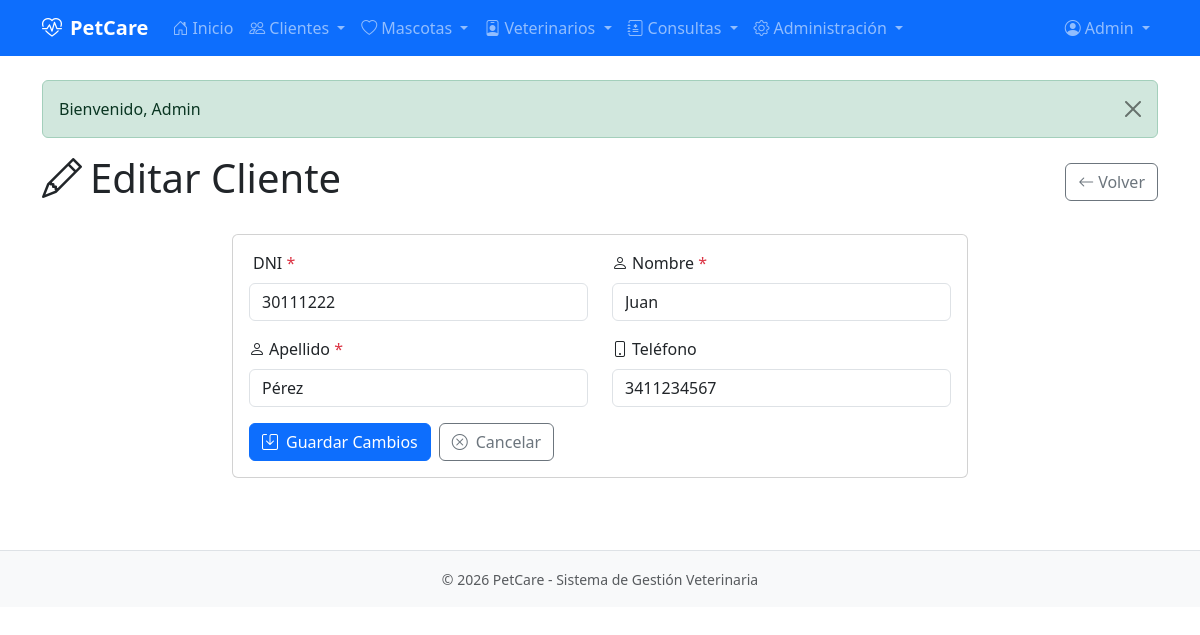
/pages/cliente/editar.php?id=1 (signed in), run on the app's committed database.
### tables this page shows
CREATE TABLE usuarios (
    id_usuario INT AUTO_INCREMENT PRIMARY KEY,
    nombre VARCHAR(50) NOT NULL,
    apellido VARCHAR(50) NOT NULL,
    email VARCHAR(100) NOT NULL UNIQUE,
    password VARCHAR(255) NOT NULL,
    telefono VARCHAR(20),
    id_rol INT NOT NULL DEFAULT 3,
    activo TINYINT(1) NOT NULL DEFAULT 1,
    fecha_registro TIMESTAMP DEFAULT CURRENT_TIMESTAMP,
    CONSTRAINT fk_usuarios_roles FOREIGN KEY (id_rol) REFERENCES roles(id_rol)
);

CREATE TABLE clientes (
    id_cliente INT AUTO_INCREMENT PRIMARY KEY,
    dni VARCHAR(15) NOT NULL UNIQUE,
    nombre VARCHAR(50) NOT NULL,
    apellido VARCHAR(50) NOT NULL,
    telefono VARCHAR(20)
);

### includes/auth.php (called while the page is built, shortened)
<?php
function isLoggedIn() {
    return isset($_SESSION['user_id']);
}
function getCurrentUser() {
    $db = getDB();
    $stmt = $db->prepare("SELECT u.*, r.nombre as rol_nombre FROM usuarios u LEFT JOIN roles r ON u.id_rol = r.id_rol WHERE u.id_usuario = ?");
    $stmt->execute([$_SESSION['user_id']]);
    return $stmt->fetch();
}

### includes/functions.php (called while the page is built, shortened)
<?php
function getClienteById($id) {
    $db = getDB();
    $stmt = $db->prepare("SELECT * FROM clientes WHERE id_cliente = ?");
    $stmt->execute([$id]);
    return $stmt->fetch();
}

### pages/cliente/editar.php (the view, shortened to what this page needs)
<?php
require_once dirname(__DIR__, 2) . '/includes/auth.php';
require_once dirname(__DIR__, 2) . '/includes/functions.php';
$pageTitle = 'Editar Cliente';
$id = $_GET['id'] ?? 0;
$cliente = getClienteById($id);
require_once dirname(__DIR__, 2) . '/includes/header.php';
?>
<div class="d-flex justify-content-between align-items-center mb-4">
    <h1><i class="bi bi-pencil me-2"></i><?php echo $pageTitle; ?></h1>
    <a href="<?php echo APP_URL; ?>/pages/cliente/listar.php" class="btn btn-outline-secondary">
        <i class="bi bi-arrow-left me-1"></i>Volver
    </a>
</div>
<div class="row justify-content-center">
    <div class="col-md-8">
        <div class="card">
            <div class="card-body">
                <form method="POST" novalidate>
                    <div class="row">
                        <div class="col-md-6 mb-3">
                            <label for="dni" class="form-label"><i class="bi bi-badge me-1"></i>DNI <span class="text-danger">*</span></label>
                            <input type="text" class="form-control" id="dni" name="dni" required maxlength="15" value="<?php echo htmlspecialchars($cliente['dni']); ?>">
                        </div>
                        <div class="col-md-6 mb-3">
                            <label for="nombre" class="form-label"><i class="bi bi-person me-1"></i>Nombre <span class="text-danger">*</span></label>
                            <input type="text" class="form-control" id="nombre" name="nombre" required maxlength="50" value="<?php echo htmlspecialchars($cliente['nombre']); ?>">
                        </div>
                    </div>
                    <div class="row">
                        <div class="col-md-6 mb-3">
                            <label for="apellido" class="form-label"><i class="bi bi-person me-1"></i>Apellido <span class="text-danger">*</span></label>
                            <input type="text" class="form-control" id="apellido" name="apellido" required maxlength="50" value="<?php echo htmlspecialchars($cliente['apellido']); ?>">
                        </div>
                        <div class="col-md-6 mb-3">
                            <label for="telefono" class="form-label"><i class="bi bi-phone me-1"></i>Teléfono</label>
                            <input type="tel" class="form-control" id="telefono" name="telefono" maxlength="20" value="<?php echo htmlspecialchars($cliente['telefono'] ?? ''); ?>">
                        </div>
                    </div>
                    <div class="d-flex gap-2">
                        <button type="submit" class="btn btn-primary">
                            <i class="bi bi-save me-2"></i>Guardar Cambios
                        </button>
                        <a href="<?php echo APP_URL; ?>/pages/cliente/listar.php" class="btn btn-outline-secondary">
                            <i class="bi bi-x-circle me-2"></i>Cancelar
                        </a>
                    </div>
                </form>
            </div>
        </div>
    </div>
</div>
<?php require_once dirname(__DIR__, 2) . '/includes/footer.php'; ?>

### includes/header.php (shortened to what this page needs)
<?php
require_once __DIR__ . '/auth.php';
$user = getCurrentUser();
$currentPage = basename($_SERVER['PHP_SELF']);
?>
<!DOCTYPE html>
<html lang="es">
<head>
    <link href="https://cdn.jsdelivr.net/npm/bootstrap@5.3.2/dist/css/bootstrap.min.css" rel="stylesheet">
    <link href="https://cdn.jsdelivr.net/npm/bootstrap-icons@1.11.1/font/bootstrap-icons.css" rel="stylesheet">
    <link href="<?php echo APP_URL; ?>/assets/css/style.css" rel="stylesheet">
</head>
<body>
    <?php if (isLoggedIn()): ?>
    <nav class="navbar navbar-expand-lg navbar-dark bg-primary">
        <div class="container">
            <a class="navbar-brand fw-bold" href="<?php echo APP_URL; ?>/index.php">
                <i class="bi bi-heart-pulse me-2"></i><?php echo APP_NAME; ?>
            </a>
            <div class="collapse navbar-collapse" id="navbarNav">
                <ul class="navbar-nav me-auto">
                    <li class="nav-item">
                        <a class="nav-link <?php echo $currentPage === 'index.php' ? 'active' : ''; ?>" href="<?php echo APP_URL; ?>/index.php">
                            <i class="bi bi-house-door me-1"></i>Inicio
                        </a>
                    </li>
                    <?php if (in_array($user['rol_nombre'], ['Admin', 'Usuario común'])): ?>
                    <li class="nav-item dropdown">
                        <a class="nav-link dropdown-toggle <?php echo strpos($currentPage, 'cliente') !== false ? 'active' : ''; ?>" href="#" role="button" data-bs-toggle="dropdown">
                            <i class="bi bi-people me-1"></i>Clientes
                        </a>
                    </li>
                    <li class="nav-item dropdown">
                        <a class="nav-link dropdown-toggle <?php echo strpos($currentPage, 'mascota') !== false ? 'active' : ''; ?>" href="#" role="button" data-bs-toggle="dropdown">
                            <i class="bi bi-heart me-1"></i>Mascotas
                        </a>
                    </li>
                    <?php endif; ?>
                    <?php if (in_array($user['rol_nombre'], ['Admin', 'Veterinario'])): ?>
                    <li class="nav-item dropdown">
                        <a class="nav-link dropdown-toggle <?php echo strpos($currentPage, 'veterinario') !== false ? 'active' : ''; ?>" href="#" role="button" data-bs-toggle="dropdown">
                            <i class="bi bi-person-badge me-1"></i>Veterinarios
                        </a>
                    </li>
                    <?php endif; ?>
                    <?php if (in_array($user['rol_nombre'], ['Admin', 'Veterinario', 'Usuario común'])): ?>
                    <li class="nav-item dropdown">
                        <a class="nav-link dropdown-toggle <?php echo strpos($currentPage, 'consulta') !== false ? 'active' : ''; ?>" href="#" role="button" data-bs-toggle="dropdown">
                            <i class="bi bi-journal-medical me-1"></i>Consultas
                        </a>
                    </li>
                    <?php endif; ?>
                    <?php if ($user['rol_nombre'] === 'Admin'): ?>
                    <li class="nav-item dropdown">
                        <a class="nav-link dropdown-toggle <?php echo strpos($currentPage, 'usuario') !== false ? 'active' : ''; ?>" href="#" role="button" data-bs-toggle="dropdown">
                            <i class="bi bi-gear me-1"></i>Administración
                        </a>
                    </li>
                    <?php endif; ?>
                </ul>
                <ul class="navbar-nav ms-auto">
                    <li class="nav-item dropdown">
                        <a class="nav-link dropdown-toggle" href="#" role="button" data-bs-toggle="dropdown">
                            <i class="bi bi-person-circle me-1"></i><?php echo htmlspecialchars($user['nombre']); ?>
                        </a>
                    </li>
                </ul>
            </div>
        </div>
    </nav>
    <?php endif; ?>
    <main class="container py-4">
        <?php if (isset($_SESSION['flash_message'])): ?>
            <div class="alert alert-<?php echo $_SESSION['flash_type'] ?? 'info'; ?> alert-dismissible fade show" role="alert">
                <?php
                    echo $_SESSION['flash_message'];
                ?>
                <button type="button" class="btn-close" data-bs-dismiss="alert"></button>
            </div>
        <?php endif; ?>

### data on the page
usuarios: nombre "Admin"
clientes: dni "30111222", nombre "Juan", apellido "Pérez", telefono "3411234567"

### other printed values
APP_NAME "PetCare"
$_SESSION['flash_message'] "Bienvenido, Admin"
$pageTitle "Editar Cliente"
